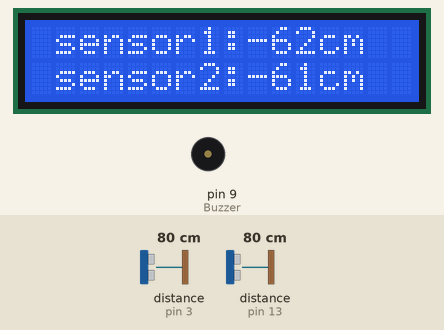
Bench run of a sketch on a simulated Arduino Uno, built with avr-gcc and run on an emulated ATmega328P. Shown: 16×2 character LCD, buzzer (waves = sounding). Wiring (inferred from the names in the program): 2 × ultrasonic range finder: trigger pin 2, echo pin 3 / trigger pin 12, echo pin 13. The test bench sets the inputs (shaded band); at power-on: distance to the obstacle (sensors on pin 13, pin 3) 80 cm. The echo pulse lasts 58.3 µs per cm.

Above: at 1.2 s.
1.3 s: distance to the obstacle (sensor on pin 13) set to 4 cm
At 4.0 s:
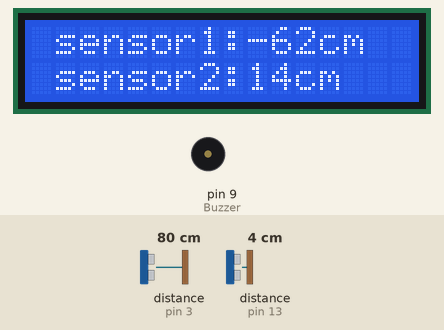
4.3 s: distance to the obstacle (sensor on pin 3) set to 2 cm
At 4.7 s:
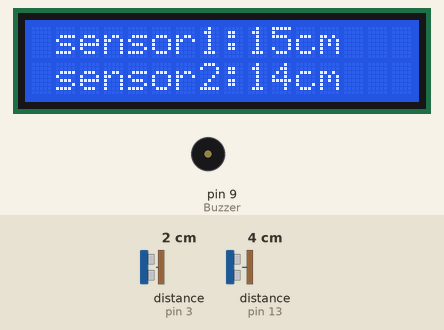
5.9 s: distance to the obstacle (sensor on pin 3) set to 10 cm
At 7.2 s:
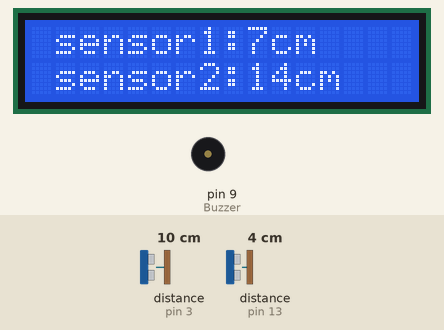
9.0 s: distance to the obstacle (sensor on pin 13) set to 9 cm
At 11.2 s:
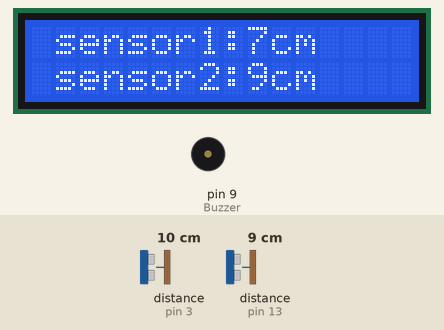
12.1 s: distance to the obstacle (sensor on pin 3) set to 4 cm
At 13.9 s:
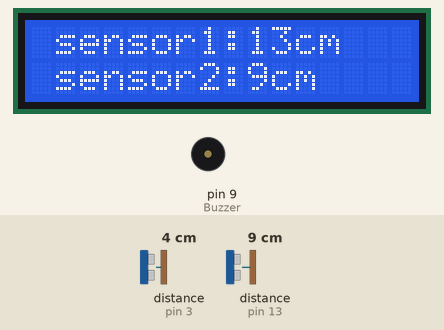
14.2 s: distance to the obstacle (sensor on pin 13) set to 35 cm
At 15.1 s:
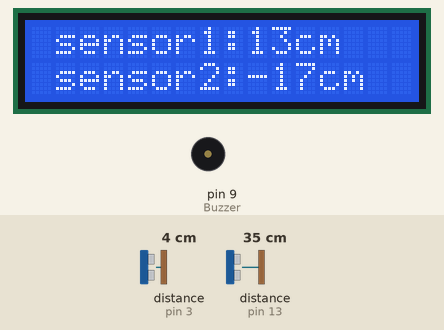
Timing chart, 0 to 16.8 s (numbered marks = the images above; inputs shaded):
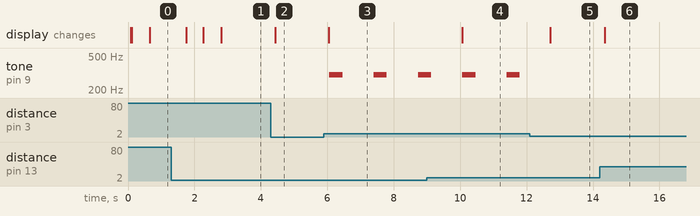

The sketch:

distancia.ino
```cpp
// AUTOR fsancac @tecnorik
//modificaciones Rolando Duitama

#include <LCD.h>
#include <LiquidCrystal.h>
#include <LiquidCrystal_I2C.h>
#include <LiquidCrystal_SI2C.h>

LiquidCrystal_I2C lcd(0x27, 2, 1, 0, 4, 5, 6, 7, 3, POSITIVE);

const int Trigger = 2;   //Pin digital 2 para el Trigger del sensor
const int Echo = 3;   //Pin digital 3 para el Echo del sensor
const int Trigger2 = 12;   //Pin digital 2 para el Trigger del sensor
const int Echo2= 13;
const int Buzzer = 9; // pin digital buzzer


void setup() {
  lcd.begin(16, 2);
  lcd.home ();
  //-------------------------------------------------- senrsor 1
  pinMode(Trigger, OUTPUT); //pin como salida
  pinMode(Echo, INPUT);  //pin como entrada
  pinMode(Buzzer, OUTPUT);
  digitalWrite(Trigger, LOW);//Inicializamos el pin con 0

  //--------------------------------------------------sensor 2
  pinMode(Trigger2, OUTPUT);
  pinMode(Echo2, INPUT);
  digitalWrite(Trigger2, LOW);
  Serial.begin(9600); //iniciailzamos la comunicación
}

void loop()
{

  long t; //timepo que demora en llegar el eco
  long d; //distancia en centimetros
  long ref=16;
  long mide;

  digitalWrite(Trigger, HIGH);
  delayMicroseconds(10);
  digitalWrite(Trigger, LOW);

//--------------------------------------------------------------

  t = pulseIn(Echo, HIGH); //obtenemos el ancho del pulso
  d = t/59;    //escalamos el tiempo a una distancia en cm
  lcd.setCursor(1, 0);
  lcd.print("sensor1:");
  mide=ref-d;
  lcd.print(mide);
  lcd.print("cm    ");
  lcd.println();

//-------------------------------------------------------------------
long t2; //timepo que demora en llegar el eco
long d2; //distancia en centimetros
long ref2=17;
long mide2;

digitalWrite(Trigger2, HIGH);
delayMicroseconds(10);
digitalWrite(Trigger2, LOW);

t2 = pulseIn(Echo2, HIGH); //obtenemos el ancho del pulso
d2 = t2/59;
lcd.setCursor(1, 2);
lcd.print("sensor2:");
mide2=ref2-d2;
lcd.print(mide2);  //Enviamos serialmente el valor de la distancia
lcd.print("cm    ");
lcd.println();


 if (mide<=7&& mide>6 ){
  tone (9,300,400);// 9 es el pin del buzzer y 300 la feceuncia
  delay(1000);
   }
else{
   noTone (9);
   delay(200);

 }

 if (mide2<=7&& mide2>6 ){
  tone (9,300,400);// 9 es el pin del buzzer y 300 la feceuncia
  delay(1000);
   }
else{
   noTone (9);
   delay(200);

 }

 delay(100);          //Hacemos una pausa de 100ms

        }
```

Measured:
- after the input at 1.3 s, the display: changes after 0.45 s (image 1)
- after the input at 4.3 s, the display: changes after 0.13 s (image 2)
- after the input at 5.9 s, tone on pin 9 (Buzzer): alternates 300 Hz for 0.40 s and silent for 0.94 s, starting after 0.16 s; the display: changes after 0.14 s (image 3)
- after the input at 9.0 s, the display: changes after 1.1 s (image 4)
- after the input at 12.1 s, tone on pin 9 (Buzzer): stays silent (without the input it goes to 300 Hz after 0.64 s); the display: changes after 0.62 s (image 5)
- after the input at 14.2 s, the display: changes after 0.15 s (image 6)
